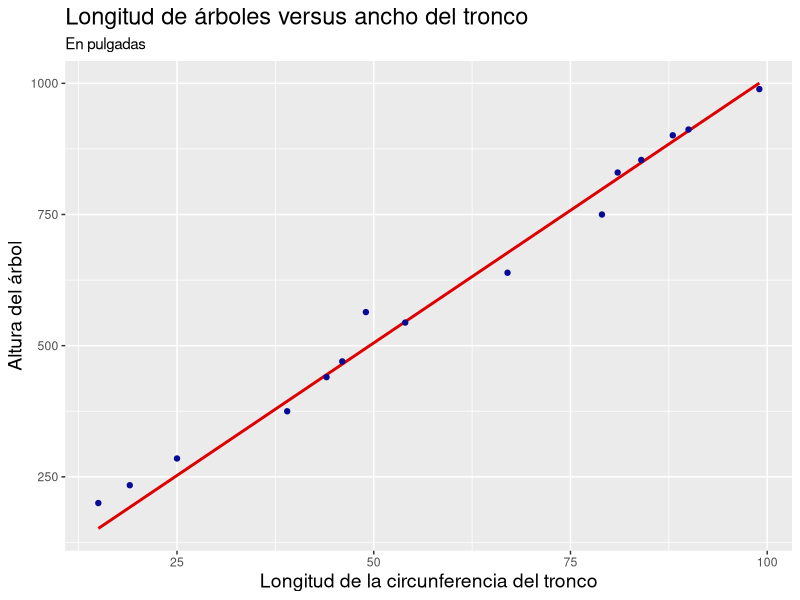

This figure's R source:
## Pregunta 1

### Parte a).

### Parte b).

# Test Binomial
# Primero, calculamos el 40% de los encuestados 
# (los que están a favor de la aplicación del impuesto)
round(327*0.4)
# Se calcula el valor p del test Binomial
pbinom(round(327*0.4), 327, 0.5)
# Como el valor-p es muy pequeño, rechazamos $H_0$

# Test Z
# Calculamos el valor p del test
pnorm((137-327*0.5)/sqrt(327*0.5*0.5))
# Nuevamente el valor-p es pequeño

### Parte c).

### Parte d).

# Para tomar la decisión óptima:
# Guardamos al 40% de los encuestados a favor del impuesto:
sumx <- round(327*0.4)
# Guardamos el total de observaciones:
n <- 327
# Calculamos $P(\theta \geq 0.5 | \sum x_i)$,
# como la densidad a posteriori es beta usamos la función conocida de R
1 - pbeta(0.5, 1 + sumx, 1 + n - sumx)
# La probabilidad es muy baja, menor a 1/3, por lo tanto aceptamos $H_1$

## Pregunta 2

## Pregunta 3

### Parte a).

# Cargamos la librería:
library(tidyverse)
# Cargamos los datos en un dataframe llamado arboles
arboles <- read_delim("arboles.csv")
# Ajustamos el modelo, con -1 para no considerar el intercepto
modelo <- lm(altura ~ circunferencia - 1, arboles)
# Añadimos una columna al dataframe arboles 
# con los valores ajustados por la regresión.
# Los valores ajustados ayudarán a graficar la recta de la regresión
arboles$ajuste <- modelo$fitted.values
# Graficamos lo solicitado:
# La recta de la regresión de color rojo
# Los puntos correspondientes a los valores
# usados para ajustar la regresión en azul:
arboles %>%
  ggplot(aes(x = circunferencia, y = altura)) + 
  geom_line(aes(y = ajuste), colour = "#DE0000", lwd = 1) + 
  geom_point(colour = "#070B96") + 
  labs(title = "Longitud de árboles versus ancho del tronco", 
       y = "Altura del árbol", 
       x = "Longitud de la circunferencia del tronco",
       subtitle = "En pulgadas") + 
  theme(plot.title = element_text(size = 17), 
        axis.title.x = element_text(size = 14),
        axis.title.y = element_text(size = 14))
# Y para el valor-p del test t, hacemos un resumen del modelo
# Nos interesa la parte de los coeficientes, para ver si el 
# que está asociado a la variable circunferencia es significativo:
summary(modelo)$coefficients
# La última columna nos muestra el valor-p (muy bajo).  
# Entonces consideramos significativo al regresor circunferencia.

### Parte b).

# Calcularemos el factor de Bayes con la expresión encontrada en 2.
x <- arboles$circunferencia # Valores dados por el regresor: x_i
y <- arboles$altura # Valores de y_i
sigma2 <- 250^2 # \sigma^2 especificado en el enunciado
tau2 <- 100^2 # \tau^2 especificado en el enunciado
# Varianza estimada (en realidad exacta) de la posteriori
varpost <- sigma2 * tau2 / (tau2 * sum(x) + sigma2) 
# Factor de Bayes:
(BF <- (varpost/tau2)^(-1/2) * exp(-varpost * (sum(x*y)/sigma2)^2 / 2))
# Si calculamos la exponencial, 
# el número es tan pequeño que se redondea a cero:
exp(-varpost * (sum(x*y)/sigma2)^2 / 2)
# En vez de calcular el Factor de Bayes, 
# podemos aplicar logaritmo en base 10 y evitar 
# el redondeo de la exponencial.
(logBF <- -1/2 * log10(varpost/tau2) - (varpost * (sum(x*y)/sigma2)^2 / 2)) * log10(exp(1))
# Por criterio de Kass y Raftery, 
# la evidencia es decisiva a favor de $H_1$, 
# Pues el logaritmo del Factor de Bayes es mucho menor a -2.